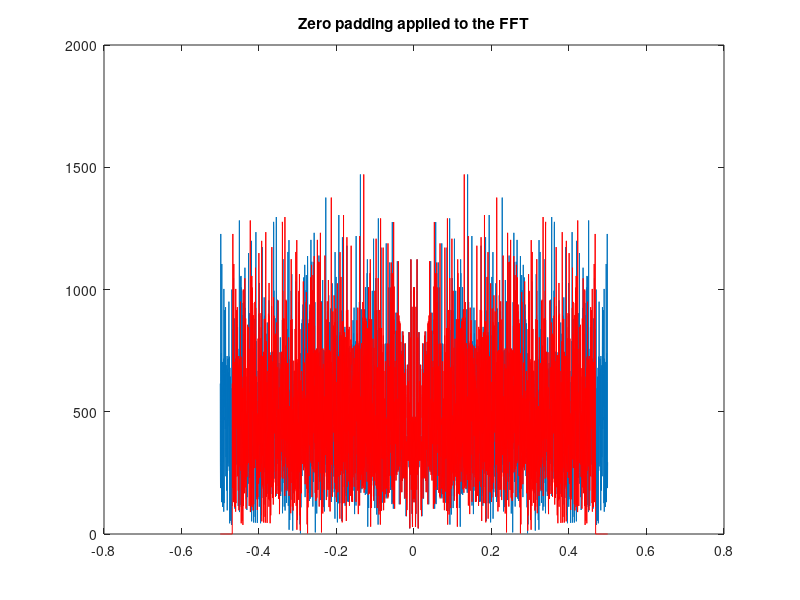

Write the MATLAB code that produced this figure. (Note: this script raises an error after producing the figure.)
%% BBG

var = 100;
mu = 0;
N = 3000;
bbg = randn(1,N)*sqrt(var)+mu;

%% Methode FFT

T = length(bbg);
f = -1/2:1/T:1/2-1/T;

figure(2)
plot(f,abs(fft(bbg)));
hold on

%% Zero Padding
padding = 100;
TF_F = padarray(abs(fft(bbg)).',padding);

%TF_F = TF_F(padding+1:end);

T2 = length(TF_F);
f2 = -1/2 : 1/T2 : 1/2 - 1/T2;

figure(2)
plot(f2,TF_F,'red')
title('Zero padding applied to the FFT')
hold off

%% Spectre de Puissance

periodo = periodogramme(fftshift(abs(TF_F).^2)/T2,100);

DSP_est = fftshift(abs(TF_F).^2)/T2;

figure(3)
plot(f2,DSP_est,'blue')
hold on;
plot(f2,periodo,'red')
title('Periodogram of the spectral power density of a zero-padded white noise')
legend('Estimated SPD','Periodogram')
hold on;

%% Values (future input)

fmin = 1890.97;
fmax = 2805.42;
pas = 60;

%% Rectangular method

[P_rectangle,X,Y] = methode_rectangle(periodo,pas,fmin,fmax);
X = X/T2 - 1/2;

figure(4)
subplot(1,2,1)
plot(f2,periodo)
title('Rectangular method applied to the periodogram')
hold on
plot(f2,area(X,Y))
legend('Periodogram','area between fmin and fmax')
hold off


%% Trapezoid method

[P_trapeze, X_TPZ, Y_TPZ] = methode_trapeze(periodo,pas,fmin,fmax);

X_TPZ = X_TPZ/T2 - 1/2;

figure(4)
subplot(1,2,2)
plot(f2,periodo)
title('Trapezoid method applied to the periodogram')
hold on
plot(f2,area(X_TPZ,Y_TPZ))
legend('Periodogram','area between fmin and fmax')
hold off



%% AR model

%% Theoretical filter
%poles = 0.8*exp(1i*2*pi*[-1/3 0 1/3]); %cubic roots of the unity as poles
%ai_true=poly(poles);

%x = filter(1,ai_true,bbg); %filtering the white noise to obtain our signal

%h = freqz(1,ai_true,2*pi*f); %obtaning the filter function and plotting the fft 
%to make sure the poles are at the right place

%figure(5)
%subplot(2,1,1)
%plot(f,abs(h).^2*var); %plotting the synthetic filter's spectrum
%hold on;

%% Estimation autocorrelation

%p = length(poles);

Var = [];
p = [];
for i=1:1:20
    [h2,ai_est,var_est] = ar_estimation(bbg,i);
    Var = [Var var_est];
    p = [p i];
end

figure(5)
subplot(2,1,1)
plot(f,abs(h2).^2*var_est);
hold on;

figure(5)
subplot(2,1,2)
zplane(ai_true)
hold on
zplane(ai_est)
hold off

periodo_ar = periodogramme(fftshift(abs(fft(bbg)).^2)/N,pas);

figure(6)
plot(f,fftshift(abs(fft(bbg)).^2)/N)
hold on;
plot(f,periodo_ar,'red')
hold off;

figure(7)
plot(p,Var)



%% Rectangular method

[P_rectangle,X,Y] = methode_rectangle(periodo_ar,pas,fmin,fmax);
X = X/T2 - 1/2;

figure(7)
subplot(1,2,1)
plot(f,periodo_ar)
title('Rectangular method applied to the periodogram')
hold on
plot(f,area(X,Y))
legend('Periodogram','area between fmin and fmax')
hold off


%% Trapezoid method

[P_trapeze, X_TPZ, Y_TPZ] = methode_trapeze(periodo_ar,pas,fmin,fmax);

X_TPZ = X_TPZ/T2 - 1/2;

figure(7)
subplot(1,2,2)
plot(f,periodo_ar)
title('Trapezoid method applied to the periodogram')
hold on
plot(f,area(X_TPZ,Y_TPZ))
legend('Periodogram','area between fmin and fmax')
hold off